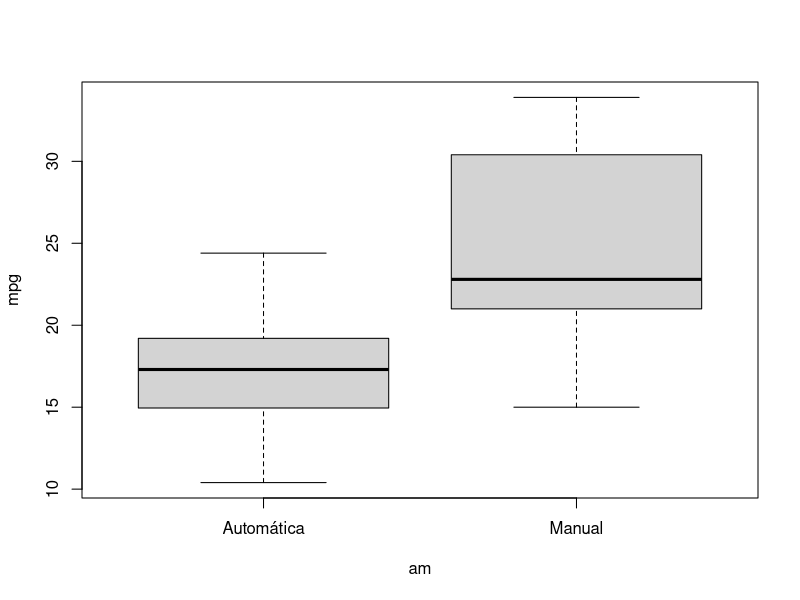
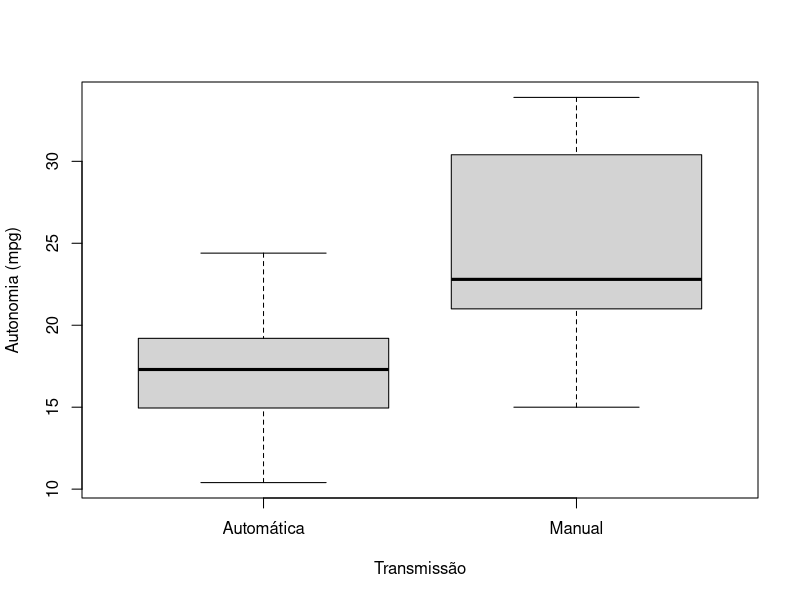

Source code (R) for these figures, in order:
# Teste t de Student (dois grupos) ----

# Ajuste e resultados ----
aggregate(mpg ~ am, mtcars, function(x) c(n = length(x), media = mean(x), dp = sd(x)))
resultado <- t.test(mpg ~ am, data = mtcars,
                    var.equal = TRUE, conf.level = 0.95)
print(resultado)
boxplot(mpg ~ am, data = mtcars, names = c("Automática", "Manual"))

# Visualização e diagnóstico ----
boxplot(mpg ~ factor(am), mtcars, names = c("Automática", "Manual"), xlab = "Transmissão", ylab = "Autonomia (mpg)")


# Análises unilaterais: use somente a direção definida antes da análise ----
# Ordenação dos grupos: am = 0 (automática) menos am = 1 (manual)
# H1: media_automatica > media_manual
print(t.test(mpg ~ am, data = mtcars, var.equal = TRUE, alternative = "greater"))
# H1: media_automatica < media_manual
print(t.test(mpg ~ am, data = mtcars, var.equal = TRUE, alternative = "less"))
